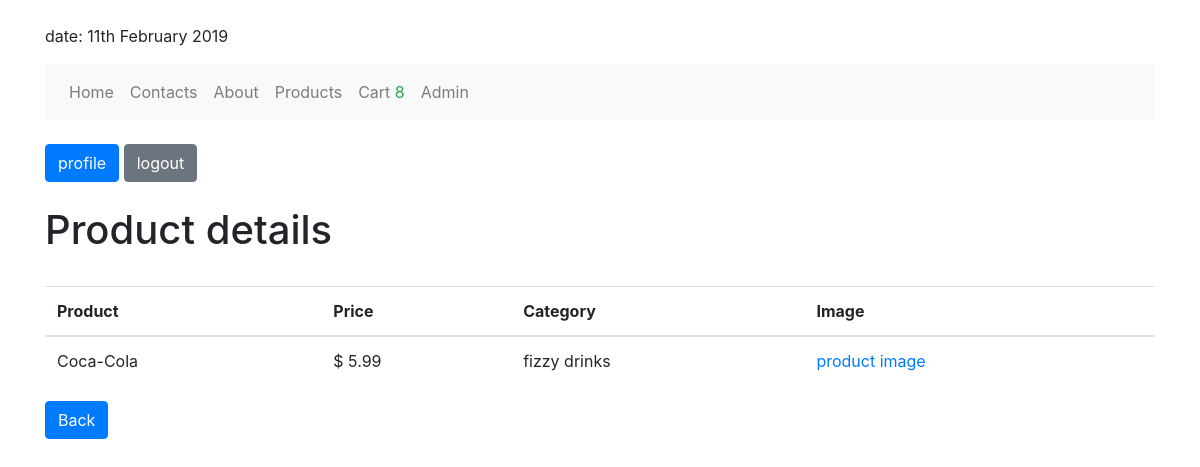
/products/1/ (signed in), run on the app's committed database.
### products/models.py (models this page shows, shortened)
class Product(models.Model):
    title = models.CharField(max_length=255)
    price = models.DecimalField(max_digits=10000, decimal_places=2)
    image = models.ImageField(
        upload_to='products_img/',
        blank=True,
        null=True
    )
    description = models.TextField(blank=True, null=True)
    category = models.ForeignKey(Category, on_delete=models.CASCADE)

class Category(models.Model):
    category_name = models.CharField(max_length=50, null=True)
    def __str__(self):
        return self.category_name

### products/views.py (the view)
# urls.py: path('<int:id>/', product_details_view, name='product-details')
def product_details_view(request ,id):
    product = get_object_or_404(Product, id=id)
    context = {
        "product": product
    }
    return render(request, "products/product_details.html", context)

### shopping_cart/context_processors.py (called while the page is built)
def cart_processor(request):
    if request.user.is_authenticated:
        user_cart = ShoppingCart.objects.filter(user=request.user)
        total_quantity = 0
        for order in user_cart:
            total_quantity += order.quantity
        return {'total_quantity': total_quantity}
    else:
        return {'total_quantity': 0}

### products/templates/products/product_details.html
{% extends 'base.html' %}
{% block content %}
    <h1>Product details</h1>
    <br>
    <table class="table">
        <thead>
            <tr>
                <th>Product</th>
                <th>Price</th>
                <th>Category</th>
                <th>Image</th>
            </tr>
        </thead>
        <tbody>
            <tr>
                <td>{{ product.title }}</td>
                <td>$ {{ product.price }}</td>
                <td>{{ product.category }}</td>
                <td><a href="{{ product.image.url }}">product image</a></td>
            </tr>
        </tbody>
    </table>
    <a href="{% url 'products:products-list' 'all' %}">
        <button class="btn btn-primary">
            Back
        </button>
    </a>
{% endblock %}

### data on the page
Product: title "Coca-Cola", price "5.99", category "fizzy drinks"

### other printed values
{{ total_quantity }} "8"
